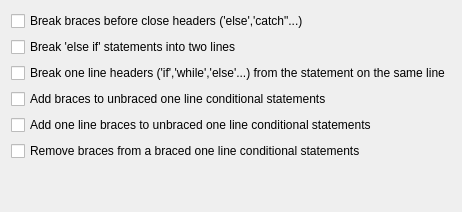
     <widget class="QWidget" name="tab_6">
      <attribute name="title">
       <string>Other 1</string>
      </attribute>
      <layout class="QGridLayout" name="gridLayout_5">
       <item row="3" column="0">
        <widget class="QCheckBox" name="chkAddBraces">
         <property name="text">
          <string>Add braces to unbraced one line conditional statements</string>
         </property>
        </widget>
       </item>
       <item row="4" column="0">
        <widget class="QCheckBox" name="chkAddOneLineBraces">
         <property name="text">
          <string>Add one line braces to unbraced one line conditional statements</string>
         </property>
        </widget>
       </item>
       <item row="2" column="0">
        <widget class="QCheckBox" name="chkBreakOneLineHeaders">
         <property name="text">
          <string>Break one line headers ('if','while','else'...) from the statement on the same line</string>
         </property>
        </widget>
       </item>
       <item row="5" column="0">
        <widget class="QCheckBox" name="chkRemoveBraces">
         <property name="text">
          <string>Remove braces from a braced one line conditional statements</string>
         </property>
        </widget>
       </item>
       <item row="0" column="0">
        <widget class="QCheckBox" name="chkBreakClosingBraces">
         <property name="text">
          <string>Break braces before close headers ('else','catch&quot;...)</string>
         </property>
        </widget>
       </item>
       <item row="1" column="0">
        <widget class="QCheckBox" name="chkBreakElseIf">
         <property name="text">
          <string>Break 'else if' statements into two lines</string>
         </property>
        </widget>
       </item>
       <item row="6" column="0">
        <spacer name="verticalSpacer_6">
         <property name="orientation">
          <enum>Qt::Vertical</enum>
         </property>
         <property name="sizeHint" stdset="0">
          <size>
           <width>20</width>
           <height>40</height>
          </size>
         </property>
        </spacer>
       </item>
      </layout>
     </widget>
